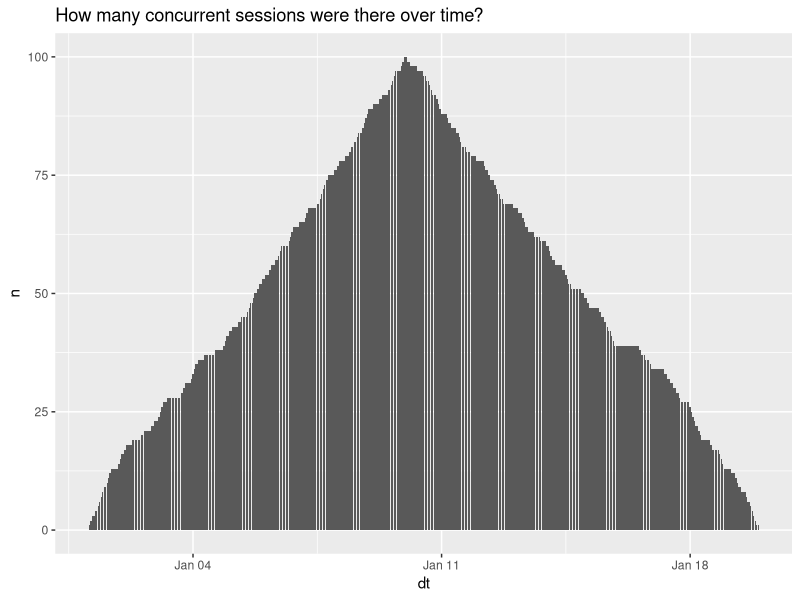

Generate this figure with R:
## ---- chunk 1
knitr::opts_chunk$set(echo = FALSE)
## ---- chunk 2

library(tidyverse)
library(lubridate)

starting_times <- seq(from = as_datetime("2021-01-01 00:00:00"), to = as_datetime("2021-01-10 00:00:00"), by = "hour")

ending_times <- seq(from = as_datetime("2021-01-10 00:00:00"), to = as_datetime("2021-01-20 00:00:00"), by = "hour")

event_data <- tibble(event_num = paste0("session_", seq(1, 100, by = 1)), login = sample(starting_times, 100), logout =  sample(ending_times, 100))

## ---- chunk 3

library(purrr)

event_data_seq <- event_data %>%
  mutate(dt_sequences = map2(login, logout, seq, by = "hour"))

## ---- chunk 4

event_data_expanded <- event_data_seq %>%
  unnest(dt_sequences) %>%
  rename(dt = dt_sequences)

event_data_expanded 

## ---- chunk 5

event_data_expanded %>%
  count(dt) %>%
  ggplot(aes(dt, n)) + geom_col() + labs(title = "How many concurrent sessions were there over time?")

